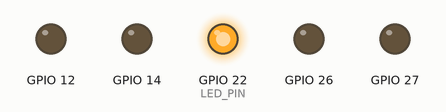
Recording of a program running on a simulated ESP32. Shown: output pins drawn as LEDs (lit = HIGH). WiFi joins after 1.5 s; servers stay silent unless stated; what the program prints to the serial monitor is not drawn.

Above: at 0.1 s.
At 1.6 s:
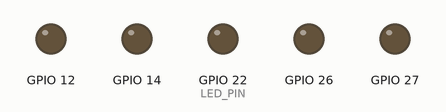
Timing chart, 0 to 3.5 s (numbered marks = the images above):
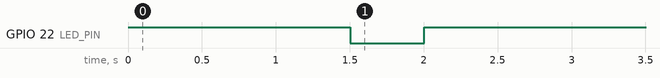

The program:

main.cpp
```cpp
#define DEVICE_SELECTOR 1

#include <WiFi.h>
#include <WiFiClient.h>
#include <string>
#include <sstream>


// WiFi配置
const char* ssid = "yourHotspot";
const char* password = "pswd";

// 服务器配置
const char* host = "localHost";
const int port = 7777;


#if DEVICE_SELECTOR == 1
// 设备信息（唯一标识关键）
const char* deviceName = "ESP32-1";  // 设备名称

#define rppBt_1   20
#define rppTp_1   80

#define rppBt_2   20
#define rppTp_2   80

#endif

#if DEVICE_SELECTOR == 2
// 设备信息（唯一标识关键）
const char* deviceName = "ESP32-2";  // 设备名称

#define rppBt_1   0
#define rppTp_1   50

#define rppBt_2   0
#define rppTp_2   50

#endif

#if DEVICE_SELECTOR == 3
// 设备信息（唯一标识关键）
const char* deviceName = "ESP32-3";  // 设备名称

#define rppBt_1   0
#define rppTp_1   50

#define rppBt_2   0
#define rppTp_2   50

#endif

const int rpp_1[2] = {rppBt_1, rppTp_1};
const int rpp_2[2] = {rppBt_2, rppTp_2};
const int rpp_1_width = rppTp_1 - rppBt_1;
const int rpp_2_width = rppTp_2 - rppBt_2;

String macAddress;  // 存储MAC地址（作为唯一标识）

// 硬件配置
const int LED_PIN = 22;  // 板载LED引脚

// 网络客户端
WiFiClient client;

// 连接状态变量
unsigned long lastReconnectAttempt = 0;  // 重连计时器
const unsigned long RECONNECT_DELAY = 5000;  // 重连间隔（5秒）

// 连接WiFi函数（带重试机制）
void connectToWiFi() {
  Serial.print("连接WiFi: ");
  Serial.println(ssid);

  WiFi.begin(ssid, password);

  // 等待连接，最多重试10次
  int retryCount = 0;
  while (WiFi.status() != WL_CONNECTED && retryCount < 10) {
    delay(500);
    Serial.print(".");
    retryCount++;
  }

  if (WiFi.status() == WL_CONNECTED) {
    Serial.println("\nWiFi连接成功");
    Serial.print("本地IP地址: ");
    Serial.println(WiFi.localIP());
    digitalWrite(LED_PIN, LOW);  // 连接成功点亮LED
    delay(500);
    digitalWrite(LED_PIN, HIGH);
  } else {
    Serial.println("\nWiFi连接失败，请检查配置");
  }
}

// 连接服务器函数（返回连接状态）
bool connectToServer() {
  Serial.print("连接服务器: ");
  Serial.print(host);
  Serial.print(":");
  Serial.println(port);

  // 断开现有连接（防止重连时冲突）
  if (client.connected()) {
    client.stop();
  }

  // 尝试连接服务器
  if (client.connect(host, port)) {
    // 发送设备完整身份信息（名称+MAC，用于服务器去重）
    String identifyMsg = "IDENTIFY:";
    identifyMsg += deviceName;
    identifyMsg += ":";
    identifyMsg += macAddress;  // 关键：发送MAC地址作为唯一标识
    client.println(identifyMsg);
    Serial.println("已发送身份信息: " + identifyMsg);

    // 发送初始状态
    client.println("STATUS:READY");
    return true;
  } else {
    Serial.println("服务器连接失败");
    return false;
  }
}

// 处理服务器命令
void handleServerCommands() {
  while (client.available() > 0) {
    String command = client.readStringUntil('\n');
    command.trim();  // 移除换行符和空格

    if (command.isEmpty()) {
      return;  // 忽略空命令
    }

    Serial.print("收到服务器命令: ");
    Serial.println(command);

    // 解析命令并执行
    if (command == "LED_ON") {
      digitalWrite(LED_PIN, LOW);
      client.println("STATUS:LED_ON");  // 回复执行结果
      Serial.println("LED已开启");
    }
    else if (command == "LED_OFF") {
      digitalWrite(LED_PIN, HIGH);
      client.println("STATUS:LED_OFF");  // 回复执行结果
      Serial.println("LED已关闭");
    }
    else if (command == "HEARTBEAT_REQUEST") {
      // 响应服务器心跳请求（用于服务器检测在线状态）
      client.println("HEARTBEAT:ACK");
      Serial.println("已回复心跳请求");
    }
    else if (command == "GET_STATUS") {
      // 回复当前LED状态
      String status = digitalRead(LED_PIN) ? "ON" : "OFF";
      client.println("DATA:LED=" + status);
      Serial.println("已发送状态: " + status);
    }else {
      // 其他命令回复
      String input = command;
      int numbers[2];
      int colonIndex = input.indexOf('|');

      if (colonIndex != -1) {
    // 提取冒号前的数字
      String part1 = input.substring(0, colonIndex);
      numbers[0] = part1.toInt();

    // 提取冒号后的数字
      String part2 = input.substring(colonIndex + 1);
      numbers[1] = part2.toInt();

      // Serial.print("Number 0: ");
      // Serial.println(numbers[0]);
      // Serial.print("Number 1: ");
      // Serial.println(numbers[1]);

      int pwm1 = 1023 - (rppBt_1 + rpp_1_width * numbers[0] / 100) * 1023 / 100;
      int pwm2 = 1023 - (rppBt_2 + rpp_2_width * numbers[1] / 100) * 1023 / 100;

      Serial.println(pwm1);
      Serial.println(pwm2);

      analogWrite(12, 1023);
      analogWrite(14, pwm1);

      analogWrite(26, 1023);
      analogWrite(27, 0);


      client.println("STATUS:EXTERNAL_COMMAND");
      Serial.println("收到其他命令");
    }
  }
}
}

// 发送心跳包（主动维持连接）
void sendHeartbeat() {
  if (client.connected()) {
    client.println("HEARTBEAT:ALIVE");
    // Serial.println("已发送心跳包");  // 调试用，正常可注释
  }
}

void setup() {
  // 初始化硬件
  Serial.begin(115200);
  pinMode(LED_PIN, OUTPUT);
  pinMode(26, OUTPUT);
  pinMode(27, OUTPUT);
  pinMode(12, OUTPUT);
  pinMode(14, OUTPUT);

  analogWriteResolution(10);

  digitalWrite(LED_PIN, HIGH);  // 初始关闭LED

  // 获取MAC地址（唯一标识核心）
  macAddress = WiFi.macAddress();
  Serial.print("设备MAC地址: ");
  Serial.println(macAddress);

  // 连接WiFi
  connectToWiFi();

  // 初始连接服务器
  connectToServer();
}

void loop() {

  // 维护WiFi连接
  if (WiFi.status() != WL_CONNECTED) {
    Serial.println("WiFi已断开，尝试重连...");
    connectToWiFi();
    delay(1000);
    return;
  }

  // 维护服务器连接（断线自动重连）
  if (!client.connected()) {
    unsigned long now = millis();
    // 避免频繁重连，间隔RECONNECT_DELAY
    if (now - lastReconnectAttempt > RECONNECT_DELAY) {
      lastReconnectAttempt = now;
      Serial.println("服务器连接断开，尝试重连...");
      if (connectToServer()) {
        Serial.println("重连服务器成功");
        lastReconnectAttempt = 0;  // 重置计时器
      }
    }
    delay(100);
    return;
  }

  // 处理服务器发送的命令
  handleServerCommands();

  // 定时发送心跳（5秒一次）
  static unsigned long lastHeartbeat = 0;
  if (millis() - lastHeartbeat > 5000) {
    sendHeartbeat();
    lastHeartbeat = millis();
  }

  delay(10);
}
```
